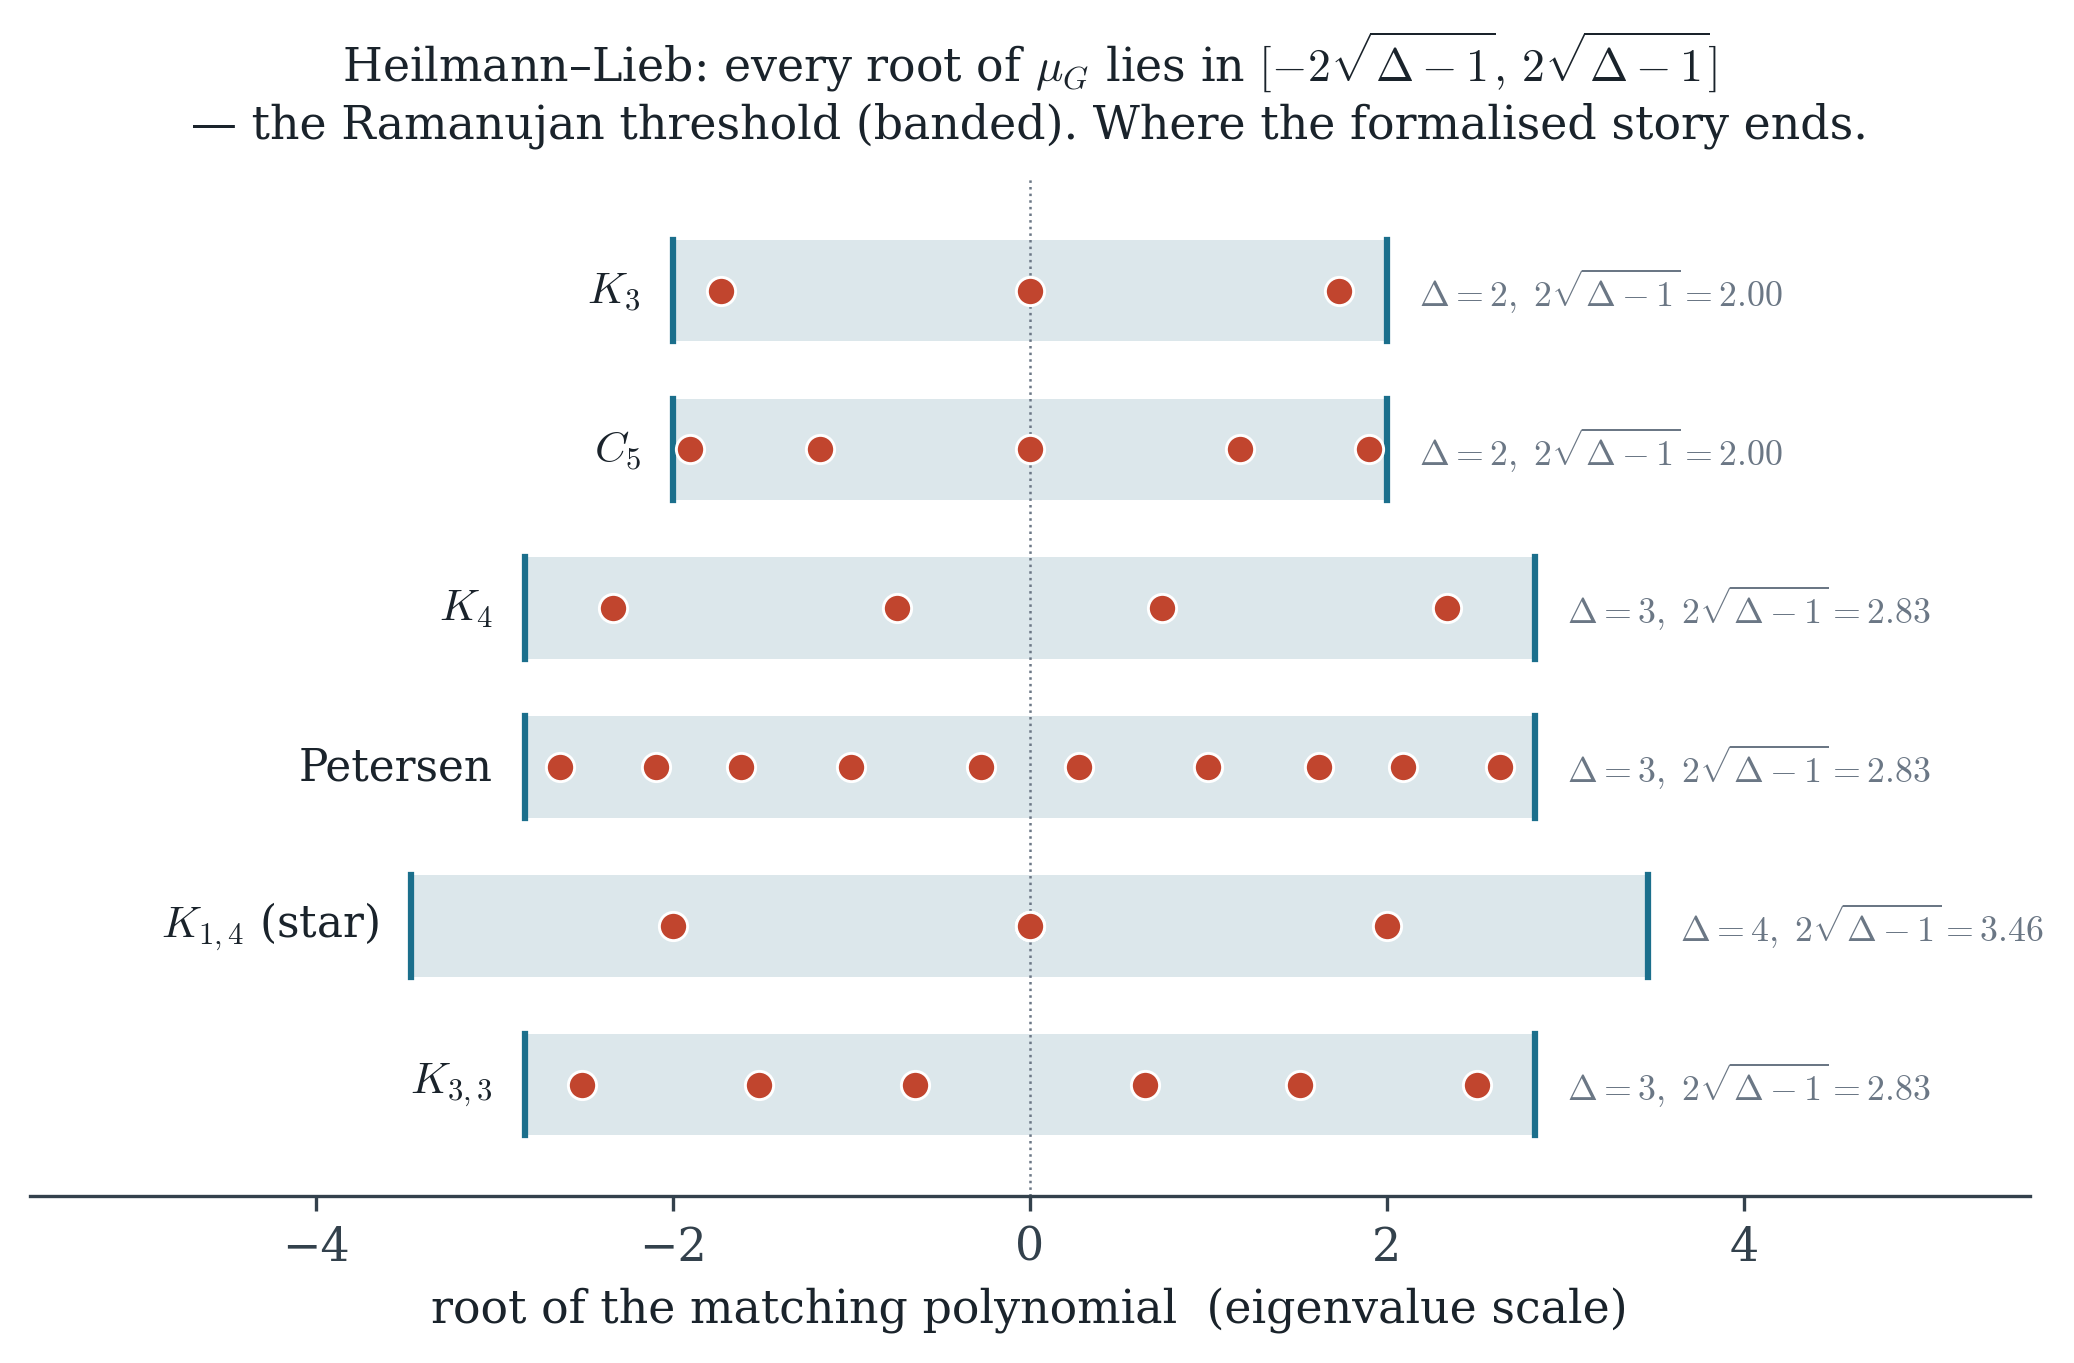

The script that drew this image:
"""Figure 2 — Heilmann-Lieb: roots of the matching polynomial lie in [-2√(Δ-1), 2√(Δ-1)],
the Ramanujan threshold. The endpoint of the formalised story."""
import numpy as np, networkx as nx, itertools
import matplotlib.pyplot as plt
from fig_style import setup, save, COL
setup()

def matching_numbers(G):
    n=G.number_of_nodes(); E=list(G.edges())
    from math import comb
    m={0:1}
    # count k-matchings by brute force over edge subsets (small graphs)
    for k in range(1, n//2+1):
        c=0
        for sub in itertools.combinations(E,k):
            verts=[v for e in sub for v in e]
            if len(set(verts))==2*k: c+=1
        m[k]=c
    return n,m

def matching_poly_roots(G):
    n,m=matching_numbers(G)
    coeffs=[0.0]*(n+1)            # poly in x, degree n
    for k,mk in m.items():
        coeffs[n-(n-2*k)] = 0     # placeholder
    # build mu(x)=sum_k (-1)^k m_k x^{n-2k}; numpy wants highest-first
    poly=np.zeros(n+1)
    for k,mk in m.items():
        poly[2*k] += (-1)**k * mk   # coefficient of x^{n-2k} -> index 2k from the front
    r=np.roots(poly)
    return n, np.sort(r.real)

graphs=[
 ("$K_3$",            nx.complete_graph(3)),
 ("$C_5$",            nx.cycle_graph(5)),
 ("$K_4$",            nx.complete_graph(4)),
 ("Petersen",         nx.petersen_graph()),
 ("$K_{1,4}$ (star)", nx.star_graph(4)),
 ("$K_{3,3}$",        nx.complete_bipartite_graph(3,3)),
]

fig, ax = plt.subplots(figsize=(8.6,4.4))
ymax=len(graphs)
for idx,(name,G) in enumerate(reversed(graphs)):
    y=idx
    Delta=max(d for _,d in G.degree())
    bound=2*np.sqrt(Delta-1)
    n,roots=matching_poly_roots(G)
    # band
    ax.add_patch(plt.Rectangle((-bound,y-0.32),2*bound,0.64, facecolor=COL['band'],
                 edgecolor='none', zorder=0))
    ax.plot([-bound,-bound],[y-0.32,y+0.32],color=COL['pos'],lw=1.5,zorder=1)
    ax.plot([ bound, bound],[y-0.32,y+0.32],color=COL['pos'],lw=1.5,zorder=1)
    # roots
    ax.scatter(roots, [y]*len(roots), s=46, color=COL['neg'], zorder=3,
               edgecolors='white', linewidths=0.7)
    ax.text(-bound-0.18, y, name, ha='right', va='center', fontsize=10.5)
    ax.text(bound+0.18, y, rf"$\Delta={Delta},\ 2\sqrt{{\Delta-1}}={bound:.2f}$",
            ha='left', va='center', fontsize=8.6, color=COL['grey'])

ax.axvline(0, color=COL['grey'], lw=0.6, ls=':', zorder=0)
ax.set_xlim(-5.6,5.6); ax.set_ylim(-0.7, ymax-0.3)
ax.set_yticks([]); ax.spines[['left','right','top']].set_visible(False)
ax.set_xlabel("root of the matching polynomial  (eigenvalue scale)")
ax.set_title(r"Heilmann–Lieb: every root of $\mu_G$ lies in $[-2\sqrt{\Delta-1},\,2\sqrt{\Delta-1}]$"
             "\n"
             r"— the Ramanujan threshold (banded). Where the formalised story ends.",
             fontsize=11, pad=10)
save(fig, "fig2_ramanujan_bound")
